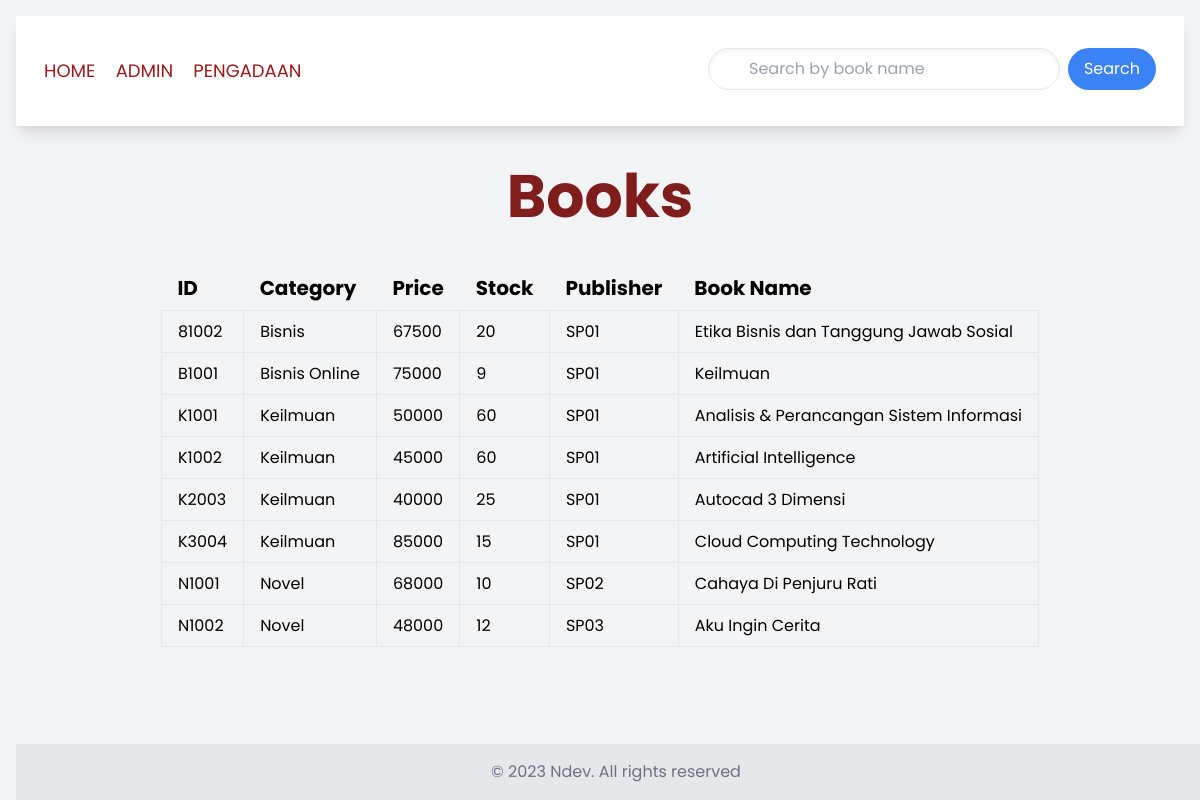
The page / on the database its author committed.
### tables this page shows
CREATE TABLE IF NOT EXISTS buku (
    id_buku VARCHAR(10) PRIMARY KEY,
    kategori VARCHAR(50),
    harga INT,
    stok INT,
    penerbit VARCHAR(10),
    nama_buku VARCHAR(100),
    FOREIGN KEY (penerbit) REFERENCES penerbit(id_penerbit)
);

### index.php (the view, shortened to what this page needs)
<?php
include 'db.php';
include 'nav.php';
include 'footer.php';
if (isset($_GET['search'])) {
    $search = $_GET['search'];
    $query = "SELECT * FROM buku WHERE
            nama_buku LIKE '%$search%' OR
            id_buku LIKE '%$search%' OR
            penerbit LIKE '%$search%' OR
            kategori LIKE '%$search%'";
} else {
    $query = "SELECT * FROM buku";
}
$result = mysqli_query($mysqli, $query);
?>
<!DOCTYPE html>
<html lang="en">
<head>
    <script src="https://cdn.tailwindcss.com"></script>
</head>
<body style="font-family: 'Poppins', sans-serif;" class="font-sans bg-gray-100 p-4">
    <div class="container mx-auto">
        <h1 class="text-6xl font-bold mt-10 mb-10 text-center text-red-900">Books</h1>
    <table class="table-auto w-50% mx-auto mt-10">
    <thead>
        <tr>
            <th class="px-4 py-2 text-left text-xl">ID</th>
            <th class="px-4 py-2 text-left text-xl">Category</th>
            <th class="px-4 py-2 text-left text-xl">Price</th>
            <th class="px-4 py-2 text-left text-xl">Stock</th>
            <th class="px-4 py-2 text-left text-xl">Publisher</th>
            <th class="px-4 py-2 text-left text-xl">Book Name</th>
        </tr>
        <?php
        while ($row = $result->fetch_assoc()) {
            echo "<tr>";
            echo "<td class='border px-4 py-2  text-left'>{$row['id_buku']}</td>";
            echo "<td class='border px-4 py-2 text-left'>{$row['kategori']}</td>";
            echo "<td class='border px-4 py-2  text-left'>{$row['harga']}</td>";
            echo "<td class='border px-4 py-2  text-left'>{$row['stok']}</td>";
            echo "<td class='border px-4 py-2 text-left'>{$row['penerbit']}</td>";
            echo "<td class='border px-4 py-2 text-left'>{$row['nama_buku']}</td>";
            echo "</tr>";
        }
?>
    </thead>
    </table>
</div>
</body>
</html>

### nav.php (shortened to what this page needs)
<div class="bg-white p-5 flex justify-between items-center shadow-lg">
<nav class="space-x-4 ml-2">
    <a class="text-lg text-red-800 hover:text-red-900 hover:underline hover:shadow-lg" href="index.php">HOME</a>
    <a class="text-lg text-red-800 hover:text-red-900 hover:underline hover:shadow-lg" href="admin.php">ADMIN</a>
    <a class="text-lg text-red-800 hover:text-red-900 hover:underline hover:shadow-lg" href="pengadaan.php">PENGADAAN</a>
</nav>
    <form action="index.php" method="GET" class="mb-4 flex max-w-md mr-2 mt-3">
        <input type="text" name="search" placeholder="Search by book name" class="p-2 border rounded-full w-full mr-2 shadow-inner px-10">
        <button type="submit" class="bg-blue-500 text-white p-2 rounded-full px-4">Search</button>
    </form>
</div>

### footer.php
<footer class="text-center text-gray-500 bg-gray-200 py-4 fixed bottom-0 w-full">
  © 2023 Ndev. All rights reserved
</footer>

### rows shown on the page
buku: id_buku "81002", kategori "Bisnis", harga "67500", stok "20", penerbit "SP01", nama_buku "Etika Bisnis dan Tanggung Jawab Sosial"
buku: id_buku "B1001", kategori "Bisnis Online", harga "75000", stok "9", penerbit "SP01", nama_buku "Keilmuan"
buku: id_buku "K1001", kategori "Keilmuan", harga "50000", stok "60", penerbit "SP01", nama_buku "Analisis & Perancangan Sistem Informasi"
buku: id_buku "K1002", kategori "Keilmuan", harga "45000", stok "60", penerbit "SP01", nama_buku "Artificial Intelligence"
buku: id_buku "K2003", kategori "Keilmuan", harga "40000", stok "25", penerbit "SP01", nama_buku "Autocad 3 Dimensi"
buku: id_buku "K3004", kategori "Keilmuan", harga "85000", stok "15", penerbit "SP01", nama_buku "Cloud Computing Technology"
buku: id_buku "N1001", kategori "Novel", harga "68000", stok "10", penerbit "SP02", nama_buku "Cahaya Di Penjuru Rati"
buku: id_buku "N1002", kategori "Novel", harga "48000", stok "12", penerbit "SP03", nama_buku "Aku Ingin Cerita"
